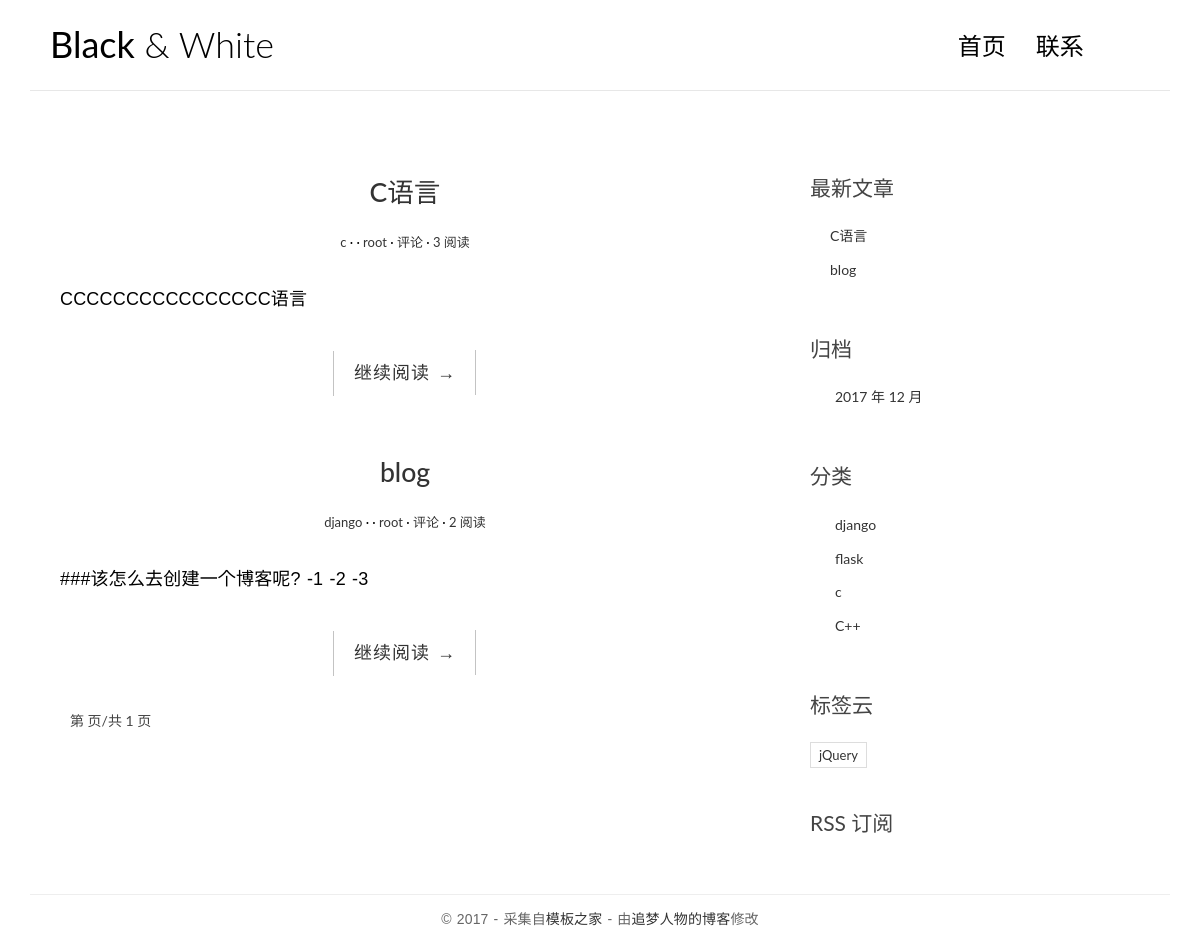
Before: / with the older database file.
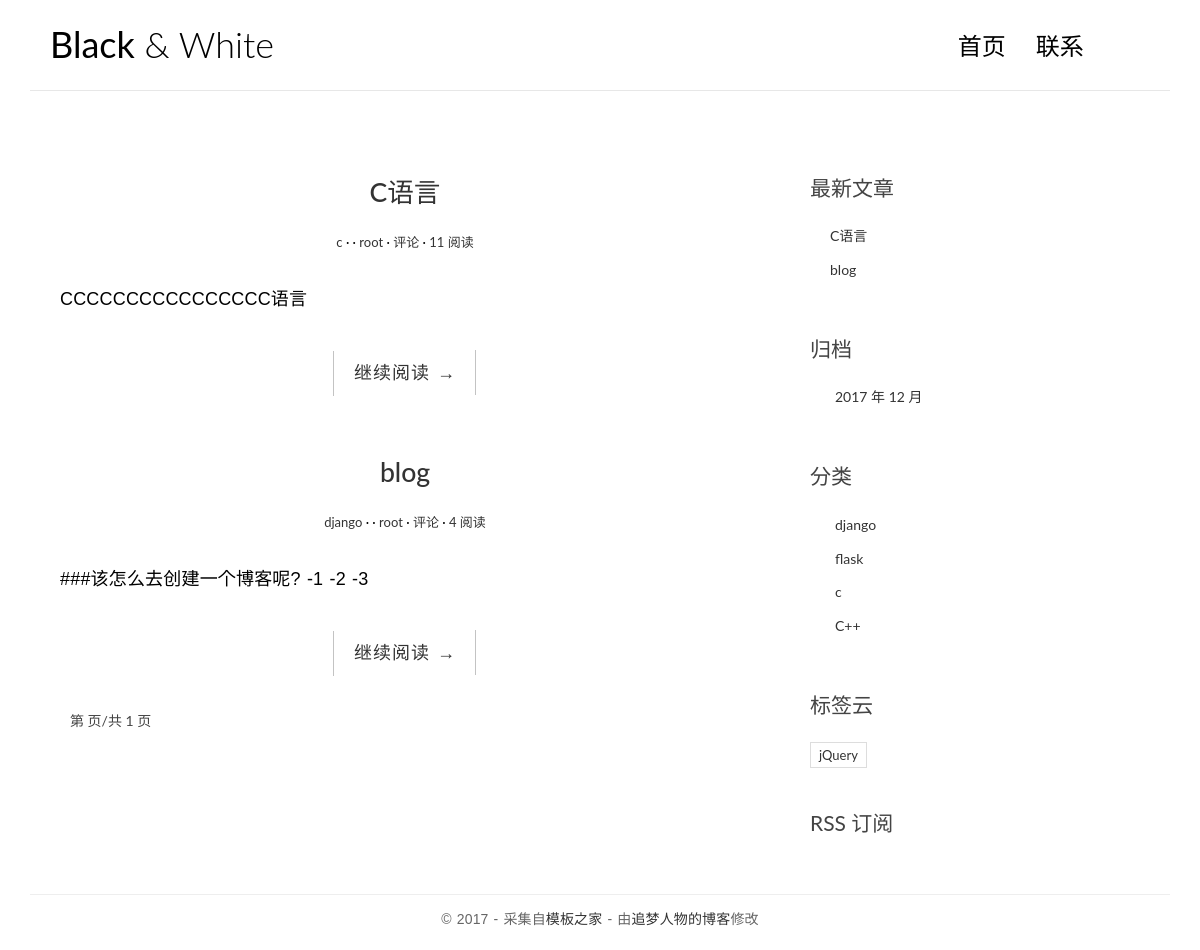
After: the same page with the newer database file.
### blog/models.py (models this page shows, shortened)
class Post(models.Model):
    title = models.CharField(max_length = 80)
    body = models.TextField()
    created_time = models.DateTimeField()
    modified_time = models.DateTimeField()
    excerpt = models.CharField(max_length = 200,blank=True)
    category = models.ForeignKey(Category)
    tags = models.ManyToManyField(Tag, blank = True)
    author = models.ForeignKey(User)
    views = models.PositiveIntegerField(default = 0)
    def get_absolute_url(self):
        return reverse('blog:detail',kwargs={'pk':self.pk})
    class Meta:
        ordering = ['-created_time']

class Category(models.Model):
    name = models.CharField(max_length = 100)

### blog/views.py (the view)
# urls.py: url(r'^$',views.index, name = 'index'),
def index(request):
    post_list = Post.objects.all()
    paginator = Paginator(post_list,2)
    page = request.GET.get('page')
    try:
        posts = paginator.page(page)
    except PageNotAnInteger:#用户请求页面不是整数,显示第一页
        posts = paginator.page(1)
    except EmptyPage:     #用户请求页面超过本身页面,显示最后一页
        posts = paginator.page(paginator.num_pages)
    return  render(request,'blog/index.html',context = {'posts' : posts})

### blog/templatetags/blog_tags.py (called while the page is built)
@register.simple_tag
def get_recent_post(num=5):
    return Post.objects.all()[:num]

@register.simple_tag
def archives():
    return Post.objects.dates('created_time','month',order='DESC')#DESC表示降序,越近排在越前

@register.simple_tag
def get_categories():
    return Category.objects.all()

### templates/blog/index.html (shortened to what this page needs)
{% extends 'base.html' %}
{% block main %}
    {% for post in posts %}
        <article class="post post-1>
            <header class="entry-header">
                <h1 class="entry-title">
                    <a href="{{ post.get_absolute_url }}">{{ post.title }}</a>
                </h1>
                <div class="entry-meta">
                    <span class="post-category"><a href="{{ post.get_absolute_url }}">{{ post.category.name }}</a></span>
                    <span class="post-date"></span>
                    <span class="post-author"><a href="{{ post.get_absolute_url }}">{{ post.author }}</a></span>
                    <span class="comments-link"><a href="{{ post.get_absolute_url }}"> 评论</a></span>
                    <span class="views-count"><a href="{{ post.get_absolute_url }}">{{ post.views }} 阅读</a></span>
                </div>
            <div class="entry-content clearfix">
                <p>{{ post.body | truncatechars:54 }}</p>
                <div class="read-more cl-effect-14">
                    <a href="{{ post.get_absolute_url }}" class="more-link">继续阅读 <span class="meta-nav">→</span></a>
                </div>
            </div>
        </article>
        {% empty %}
        <div class="no-post"> 暂时还没有文章发布</div>
    {% endfor %}
    <div class="pagination">
        <ul>
            <span class="current">
              第 {{ post_list.number }} 页/共 {{ posts.paginator.num_pages }} 页
            </span>
        </ul>
    </div>
{% endblock main %}

### templates/base.html (shortened to what this page needs)
{% load staticfiles %}
{% load blog_tags %}
<!DOCTYPE html>
<html>
<head>
    <link rel="stylesheet" href="{% static 'blog/css/bootstrap.min.css' %}">
    <link rel="stylesheet" href="http://code.ionicframework.com/ionicons/2.0.1/css/ionicons.min.css">
    <link rel="stylesheet" href="{% static 'blog/css/pace.css' %}">
    <link rel="stylesheet" href="{% static 'blog/css/custom.css' %}">
    <link rel="stylesheet" href="{% static 'blog/css/highlights/github.css' %}">
</head>
<body>
<div class="container">
    <header id="site-header">
        <div class="row">
            <div class="col-md-4 col-sm-5 col-xs-8">
                <div class="logo">
                    <h1><a href="{% url 'blog:index' %}"><b>Black</b> &amp; White</a></h1>
                </div>
            </div>
            <div class="col-md-8 col-sm-7 col-xs-4">
                <nav class="main-nav" role="navigation">
                    <div class="collapse navbar-collapse" id="bs-example-navbar-collapse-1">
                        <ul class="nav navbar-nav navbar-right">
                            <li class="cl-effect-11"><a href="{% url 'blog:index' %}" data-hover="首页">首页</a></li>
                            <li class="cl-effect-11"><a href="contact.html" data-hover="联系">联系</a></li>
                        </ul>
                    </div>
                </nav>
            </div>
        </div>
    </header>
</div>
<div class="content-body">
    <div class="container">
        <div class="row">
            <main class="col-md-8">
                {% block main %}
                {% endblock main %}
            </main>
            <aside class="col-md-4">
                <div class="widget widget-recent-posts">
                    <h3 class="widget-title">最新文章</h3>
                    {% get_recent_post as recent_post_list %}
                    <ul>
                        {% for post in recent_post_list %}
                        <li>
                            <a href="{{ post.get_absoult_url }}">{{ post.title }}</a>
                        </li>
                       {% empty %}
                        <h3>暂无文章！</h3>
                        {% endfor %}
                    </ul>
                </div>
                <div class="widget widget-archives">
                    <h3 class="widget-title">归档</h3>
                    {% archives as date_list %}
                    <ul>
                        {% for date in date_list %}
                        <li>
                            <a href="{% url 'blog:archives' date.year date.month %}">{{ date.year }} 年 {{ date.month }} 月</a>
                        </li>
                        {% empty %}
                        <h3>暂无归档!</h3>
                        {% endfor %}
                    </ul>
                </div>
                <div class="widget widget-category">
                    <h3 class="widget-title">分类</h3>
                    {% get_categories as category_list %}
                    <ul>
                        {% for category in category_list %}
                        <li>
                            <a href="{% url 'blog:category' category.pk %}">{{ category.name }}</a>
                        </li>
                        {% empty %}
                        <h3>暂无分类</h3>
                        {% endfor %}
                    </ul>
                </div>
                <div class="widget widget-tag-cloud">
                    <h3 class="widget-title">标签云</h3>
                    <ul>
                        <li>
                            <a href="#">jQuery</a>
                        </li>
                    </ul>
                </div>
                <div class="rss">
                    <a href=""> RSS 订阅</a>
                </div>
            </aside>
        </div>
    </div>
</div>
<footer id="site-footer">
    <div class="container">
        <div class="row">
            <div class="col-md-12">
                <p class="copyright">&copy 2017 - 采集自<a href="http://www.cssmoban.com/"
                                                        target="_blank" title="模板之家">模板之家</a>
                    - 由<a href="http://zmrenwu.com/" title="网页模板" target="_blank">追梦人物的博客</a>修改
                </p>
            </div>
        </div>
    </div>
</footer>
</body>
</html>

### blog/static/blog/css/custom.css (style rules this page uses)
* { outline: none; }
h1, h2, h3, h4, h5, h6 { margin-top: 0; }
b { font-weight: 400; }
a { color: #333; }
body { color: #444; font-family: 'Lato', sans-serif; }
p { font-family: 'Ubuntu', sans-serif; font-weight: 400; word-spacing: 1px; letter-spacing: 0.01em; }
#site-header { background-color: #FFF; padding: 25px 20px; margin-bottom: 40px; border-bottom: 1px solid #e7e7e7; }
.logo h1 a { color: #000; }
.logo h1 { margin: 0; font-family: 'Lato', sans-serif; font-weight: 300; }
.main-nav { margin-top: 11px; max-width: 95%; }
.main-nav a { color: #000000 !important; padding: 0 0 5px 0 !important; margin-right: 30px; font-family: 'Lato', sans-serif; font-weight: 300; font-size: 24px; }
.cl-effect-11 a { padding: 10px 0; color: #0972b4; text-shadow: none; }
.cl-effect-11 a::before { position: absolute; top: 0; left: 0; overflow: hidden; padding: 0 0 5px 0 !important; max-width: 0; border-bottom: 1px solid #000; color: #000; content: attr(data-hover); white-space: nowrap; -webkit-transition: max-width 0.5s; -moz-transition: max-width 0.5s; transition: max-width 0.5s; }
.content-body { padding-bottom: 4em; }
.post { background: #fff; padding: 30px 30px 0; }
.entry-title { text-align: center; font-size: 1.9em; margin-bottom: 20px; line-height: 1.6; padding: 10px 20px 0; }
.entry-meta { text-align: center; color: #DDDDDD; font-size: 13px; margin-bottom: 30px; }
.entry-content { font-size: 18px; line-height: 1.9; font-weight: 300; color: #000; }
.post-category::after, .post-date::after, .post-author::after, .comments-link::after { content: ' ·'; color: #000; }
.read-more { font-family: 'Ubuntu', sans-serif; font-weight: 400; word-spacing: 1px; letter-spacing: 0.01em; text-align: center; margin-top: 20px; }
.cl-effect-14 a { padding: 0 20px; height: 45px; line-height: 45px; position: relative; display: inline-block; margin: 15px 25px; letter-spacing: 1px; font-weight: 400; text-shadow: 0 0 1px rgba(255, 255, 255, 0.3); }
.cl-effect-14 a::before, .cl-effect-14 a::after { position: absolute; width: 45px; height: 1px; background: #C3C3C3; content: ''; -webkit-transition: all 0.3s; -moz-transition: all 0.3s; transition: all 0.3s; pointer-events: none; }
.cl-effect-14 a::before { top: 0; left: 0; -webkit-transform: rotate(90deg); -moz-transform: rotate(90deg); transform: rotate(90deg); -webkit-transform-origin: 0 0; -moz-transform-origin: 0 0; transform-origin: 0 0; }
.cl-effect-14 a::after { right: 0; bottom: 0; -webkit-transform: rotate(90deg); -moz-transform: rotate(90deg); transform: rotate(90deg); -webkit-transform-origin: 100% 0; -moz-transform-origin: 100% 0; transform-origin: 100% 0; }
.widget { background: #fff; padding: 30px 0 0; }
.widget-title { font-size: 1.5em; margin-bottom: 20px; line-height: 1.6; padding: 10px 0 0; font-weight: 400; }
.widget-recent-posts ul { padding: 0; margin: 0; padding-left: 20px; }
.widget-recent-posts ul li { list-style-type: none; position: relative; line-height: 170%; margin-bottom: 10px; }
.widget-recent-posts ul li::before { content: '\f3d3'; font-family: "Ionicons"; position: absolute; left: -17px; top: 3px; font-size: 16px; color: #000; }
.widget-archives ul { padding: 0; margin: 0; padding-left: 25px; }
.widget-archives ul li { list-style-type: none; position: relative; line-height: 170%; margin-bottom: 10px; }
.widget-archives ul li::before { content: '\f3f3'; font-family: "Ionicons"; position: absolute; left: -25px; top: 1px; font-size: 16px; color: #000; }
.widget-category ul { padding: 0; margin: 0; padding-left: 25px; }
.widget-category ul li { list-style-type: none; position: relative; line-height: 170%; margin-bottom: 10px; }
.widget-category ul li::before { content: '\f3fe'; font-family: "Ionicons"; position: absolute; left: -25px; top: 1px; font-size: 18px; color: #000; }
.widget-tag-cloud ul { padding: 0; margin: 0; margin-right: -10px; }
.widget-tag-cloud ul li { list-style-type: none; font-size: 13px; display: inline-block; margin-right: 10px; margin-bottom: 10px; padding: 3px 8px; border: 1px solid #ddd; }
.rss { font-size: 21px; margin-top: 30px; }
.rss a { color: #444; }
#site-footer { padding-top: 10px; padding: 0 0 1.5em 0; }
.copyright { text-align: center; padding-top: 1em; margin: 0; border-top: 1px solid #eee; color: #666; }
.pagination ul { list-style: none; }

Changed rows visible on the page:
changed Post "C语言": views "3" → "11"
changed Post "blog": views "2" → "4"
